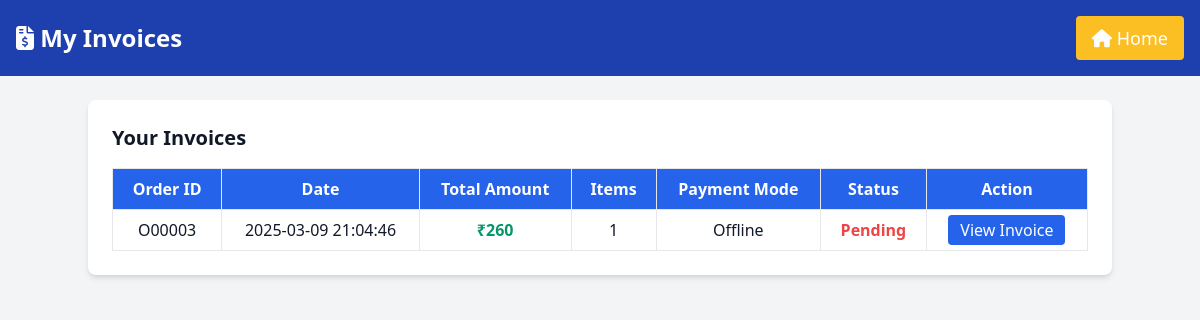
The page /invoice1.php (signed in) on the database its author committed.
### tables this page shows
CREATE TABLE `payment` (
  `payment_id` varchar(20) NOT NULL,
  `order_id` varchar(20) NOT NULL,
  `amount` int(11) NOT NULL,
  `payment_mode` enum('Online','Offline') NOT NULL,
  `payment_status` enum('Pending','Completed','Failed') NOT NULL DEFAULT 'Pending',
  `payment_datetime` datetime NOT NULL DEFAULT current_timestamp(),
  `transaction_id` varchar(50) DEFAULT NULL
);

CREATE TABLE `orders` (
  `order_id` varchar(20) NOT NULL,
  `total_amount` int(11) NOT NULL,
  `no_of_items` int(11) NOT NULL,
  `date_time` datetime NOT NULL DEFAULT current_timestamp(),
  `c_id` varchar(20) NOT NULL,
  `order_status` enum('Pending','Completed') NOT NULL DEFAULT 'Pending'
);

### invoice1.php (the view, shortened to what this page needs)
<?php
include 'connection.php';
$email = $_SESSION['email'];
$query_customer = "SELECT c_id FROM customer WHERE email = '$email'";
$result_customer = $conn->query($query_customer);
if ($result_customer->num_rows > 0) {
    $customer = $result_customer->fetch_assoc();
    $c_id = $customer['c_id'];
    $query_invoices = "
        SELECT o.order_id, o.total_amount, o.no_of_items, o.date_time, o.order_status,
               p.payment_mode, p.payment_status
        FROM orders o
        LEFT JOIN payment p ON o.order_id = p.order_id
        WHERE o.c_id = '$c_id'
        ORDER BY o.date_time DESC";
    $result_invoices = $conn->query($query_invoices);
} else {
    $c_id = null;
    $result_invoices = null;
}
?>
<!DOCTYPE html>
<html lang="en">
<head>
    <link href="https://cdn.jsdelivr.net/npm/tailwindcss@2.2.19/dist/tailwind.min.css" rel="stylesheet">
    <link rel="stylesheet" href="https://cdnjs.cloudflare.com/ajax/libs/font-awesome/6.5.1/css/all.min.css">
</head>
<body class="bg-gray-100 text-gray-900">
    <header class="bg-blue-800 text-white p-4 flex justify-between items-center">
        <h1 class="text-2xl font-bold"><i class="fa-solid fa-file-invoice-dollar"></i> My Invoices</h1>
        <a href="homenew.php" class="text-lg bg-yellow-400 px-4 py-2 rounded hover:bg-yellow-500 transition">
            <i class="fa-solid fa-home"></i> Home
        </a>
    </header>
    <div class="container mx-auto my-6 p-6 bg-white shadow-md rounded-lg">
        <h2 class="text-xl font-semibold mb-4">Your Invoices</h2>
        <?php if ($c_id && $result_invoices && $result_invoices->num_rows > 0): ?>
            <table class="w-full border-collapse border border-gray-300">
                <thead class="bg-blue-600 text-white">
                    <tr>
                        <th class="border px-4 py-2">Order ID</th>
                        <th class="border px-4 py-2">Date</th>
                        <th class="border px-4 py-2">Total Amount</th>
                        <th class="border px-4 py-2">Items</th>
                        <th class="border px-4 py-2">Payment Mode</th>
                        <th class="border px-4 py-2">Status</th>
                        <th class="border px-4 py-2">Action</th>
                    </tr>
                </thead>
                <tbody>
                    <?php while ($invoice = $result_invoices->fetch_assoc()): ?>
                        <tr class="text-center hover:bg-gray-100">
                            <td class="border px-4 py-2"><?php echo htmlspecialchars($invoice['order_id']); ?></td>
                            <td class="border px-4 py-2"><?php echo htmlspecialchars($invoice['date_time']); ?></td>
                            <td class="border px-4 py-2 font-bold text-green-600">₹<?php echo htmlspecialchars($invoice['total_amount']); ?></td>
                            <td class="border px-4 py-2"><?php echo htmlspecialchars($invoice['no_of_items']); ?></td>
                            <td class="border px-4 py-2"><?php echo htmlspecialchars($invoice['payment_mode']); ?></td>
                            <td class="border px-4 py-2 font-semibold
                                <?php echo $invoice['payment_status'] === 'Completed' ? 'text-green-600' : 'text-red-500'; ?>">
                                <?php echo htmlspecialchars($invoice['payment_status']); ?>
                            </td>
                            <td class="border px-4 py-2">
                                <a href="invoice.php?order_id=<?php echo $invoice['order_id']; ?>"
                                   class="bg-blue-600 text-white px-3 py-1 rounded hover:bg-blue-700 transition">
                                   View Invoice
                                </a>
                            </td>
                        </tr>
                    <?php endwhile; ?>
                </tbody>
            </table>
        <?php else: ?>
            <p class="text-red-500 text-center">No invoices found.</p>
        <?php endif; ?>
    </div>
</body>
</html>

### rows shown on the page
payment: order.order_id "O00003", order.date_time "2025-03-09 21:04:46", order.total_amount "260", order.no_of_items "1", payment_mode "Offline", payment_status "Pending"
